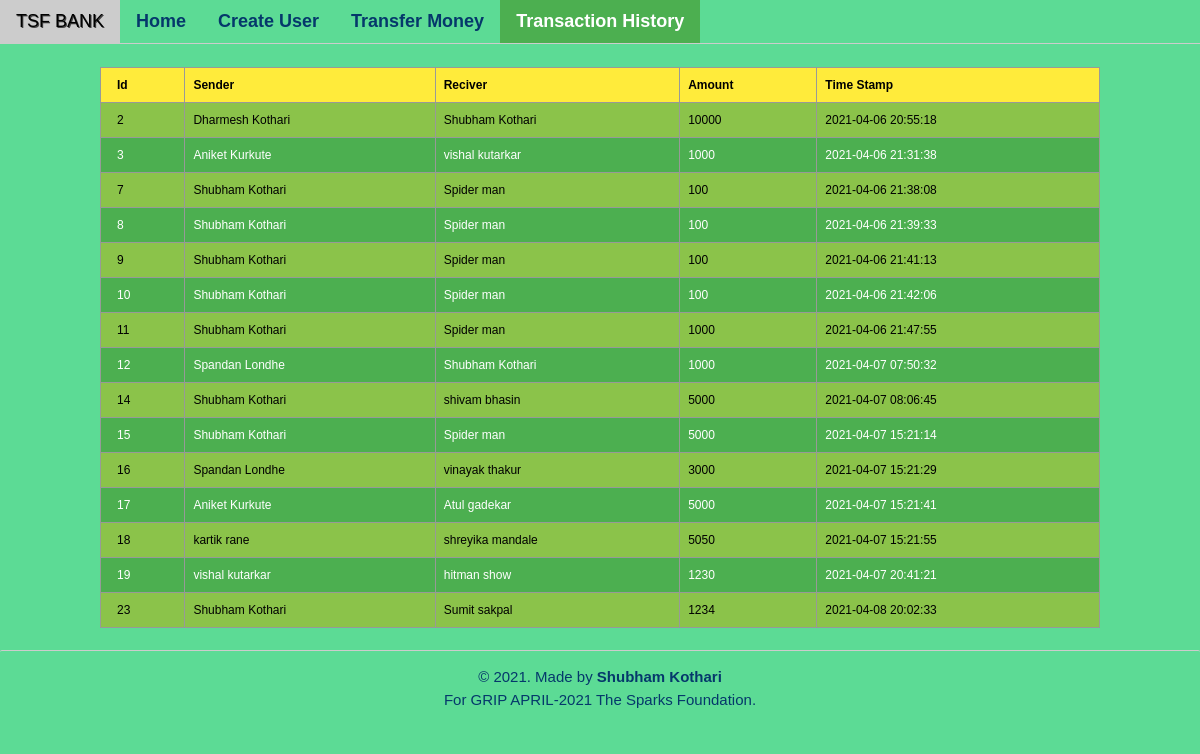
The app's page /TransactionHistory.php with its own data.
### tables this page shows
CREATE TABLE `transactions` (
  `transaction_id` int(11) NOT NULL,
  `sender_user_id` int(11) NOT NULL,
  `reciver_user_id` int(11) NOT NULL,
  `amount` int(11) NOT NULL,
  `timestamp` timestamp NOT NULL DEFAULT current_timestamp()
);

CREATE TABLE `user` (
  `id` int(11) NOT NULL,
  `first_name` varchar(10) NOT NULL,
  `last_name` varchar(10) NOT NULL,
  `email` varchar(30) NOT NULL,
  `balance` int(11) NOT NULL
);

### TransactionHistory.php (the view, shortened to what this page needs)
<?php
    require_once ".//util/header-footer.php";
    require_once ".//util/pdo.php";
?>
<!DOCTYPE html>
<html lang="en">
<body style="background-color: #5CDB95;">
?><br>
<div class="w3-row">
    <div class="w3-container" >
    <div class="w3-content" style="max-width:1000px">
            <table class="w3-table-all w3-small sk-table" style="max-height:500px;">
                <tr class="w3-yellow">
                    <th>Id</th>
                    <th>Sender</th>
                    <th>Reciver</th>
                    <th>Amount</th>
                    <th>Time Stamp</th>
                </tr>
                <?php
                    $stmt = $pdo->prepare('SELECT * FROM `user`');
                    $stmt->execute();
                    $user = $stmt->fetchall();
                    $user_data=[];
                    foreach ($user as $r){
                        $user_data[$r['id']]=array("fname"=>$r['first_name'],"lname"=>$r['last_name']);
                    }
                    $stmt = $pdo->prepare('SELECT * FROM `transactions`');
                    $stmt->execute();
                    $user = $stmt->fetchall();
                    $count=0;
                    foreach ($user as $r){
                        if ($count%2==0){
                            echo('<tr class="w3-light-green">');
                        } else{
                            echo('<tr class="w3-green">');
                        }
                        $count=$count+1;
                        echo('<td>'.$r['transaction_id'].'</td>
                            <td>'.$user_data[$r['sender_user_id']]['fname'].' '.$user_data[$r['sender_user_id']]['lname'].'</td>
                            <td>'.$user_data[$r['reciver_user_id']]['fname'].' '.$user_data[$r['reciver_user_id']]['lname'].'</td>
                            <td>'.$r['amount'].'</td>
                            <td>'.$r['timestamp'].'</td>
                        </tr>');
                    }
                ?>
            </table>
        </div>
    </div>
</div><br>
</body>
</html>

### util/w3.css (style rules this page uses)
html { box-sizing:border-box }
*,*:before,*:after { box-sizing:inherit }
html { -ms-text-size-adjust:100%;-webkit-text-size-adjust:100% }
body { margin:0 }
html,body { font-family:Verdana,sans-serif;font-size:15px;line-height:1.5 }
html { overflow-x:hidden }
.w3-table,.w3-table-all { border-collapse:collapse;border-spacing:0;width:100%;display:table }
.w3-table-all { border:1px solid #ccc }
.w3-bordered tr,.w3-table-all tr { border-bottom:1px solid #ddd }
.w3-table-all tr:nth-child(odd) { background-color:#fff }
.w3-table-all tr:nth-child(even) { background-color:#f1f1f1 }
.w3-table td,.w3-table th,.w3-table-all td,.w3-table-all th { padding:8px 8px;display:table-cell;text-align:left;vertical-align:top }
.w3-table th:first-child,.w3-table td:first-child,.w3-table-all th:first-child,.w3-table-all td:first-child { padding-left:16px }
.w3-container:after,.w3-container:before,.w3-panel:after,.w3-panel:before,.w3-row:after,.w3-row:before,.w3-row-padding:after,.w3-row-padding:before, .w3-cell-row:before,.w3-cell-row:after,.w3-clear:after,.w3-clear:before,.w3-bar:before,.w3-bar:after { content:"";display:table;clear:both }
.w3-content,.w3-auto { margin-left:auto;margin-right:auto }
.w3-content { max-width:980px }
.w3-container,.w3-panel { padding:0.01em 16px }
.w3-small { font-size:12px!important }
.w3-green,.w3-hover-green:hover { color:#fff!important;background-color:#4CAF50!important }
.w3-light-green,.w3-hover-light-green:hover { color:#000!important;background-color:#8bc34a!important }
.w3-yellow,.w3-hover-yellow:hover { color:#000!important;background-color:#ffeb3b!important }
.sk-table th { border: 1px solid rgba(153, 153, 153, 0.986); }
.sk-table td { border: 1px solid rgba(153, 153, 153, 0.986); }

### records on screen
transactions: transaction_id "2", sender_user.first_name "Dharmesh", sender_user.last_name "Kothari", reciver_user.first_name "Shubham", reciver_user.last_name "Kothari", amount "10000", timestamp "2021-04-06 20:55:18"
transactions: transaction_id "3", sender_user.first_name "Aniket", sender_user.last_name "Kurkute", reciver_user.first_name "vishal", reciver_user.last_name "kutarkar", amount "1000", timestamp "2021-04-06 21:31:38"
transactions: transaction_id "7", sender_user.first_name "Shubham", sender_user.last_name "Kothari", reciver_user.first_name "Spider", reciver_user.last_name "man", amount "100", timestamp "2021-04-06 21:38:08"
transactions: transaction_id "8", sender_user.first_name "Shubham", sender_user.last_name "Kothari", reciver_user.first_name "Spider", reciver_user.last_name "man", amount "100", timestamp "2021-04-06 21:39:33"
transactions: transaction_id "9", sender_user.first_name "Shubham", sender_user.last_name "Kothari", reciver_user.first_name "Spider", reciver_user.last_name "man", amount "100", timestamp "2021-04-06 21:41:13"
transactions: transaction_id "10", sender_user.first_name "Shubham", sender_user.last_name "Kothari", reciver_user.first_name "Spider", reciver_user.last_name "man", amount "100", timestamp "2021-04-06 21:42:06"
transactions: transaction_id "11", sender_user.first_name "Shubham", sender_user.last_name "Kothari", reciver_user.first_name "Spider", reciver_user.last_name "man", amount "1000", timestamp "2021-04-06 21:47:55"
transactions: transaction_id "12", sender_user.first_name "Spandan", sender_user.last_name "Londhe", reciver_user.first_name "Shubham", reciver_user.last_name "Kothari", amount "1000", timestamp "2021-04-07 07:50:32"
transactions: transaction_id "14", sender_user.first_name "Shubham", sender_user.last_name "Kothari", reciver_user.first_name "shivam", reciver_user.last_name "bhasin", amount "5000", timestamp "2021-04-07 08:06:45"
transactions: transaction_id "15", sender_user.first_name "Shubham", sender_user.last_name "Kothari", reciver_user.first_name "Spider", reciver_user.last_name "man", amount "5000", timestamp "2021-04-07 15:21:14"
transactions: transaction_id "16", sender_user.first_name "Spandan", sender_user.last_name "Londhe", reciver_user.first_name "vinayak", reciver_user.last_name "thakur", amount "3000", timestamp "2021-04-07 15:21:29"
transactions: transaction_id "17", sender_user.first_name "Aniket", sender_user.last_name "Kurkute", reciver_user.first_name "Atul", reciver_user.last_name "gadekar", amount "5000", timestamp "2021-04-07 15:21:41"
transactions: transaction_id "18", sender_user.first_name "kartik", sender_user.last_name "rane", reciver_user.first_name "shreyika", reciver_user.last_name "mandale", amount "5050", timestamp "2021-04-07 15:21:55"
transactions: transaction_id "19", sender_user.first_name "vishal", sender_user.last_name "kutarkar", reciver_user.first_name "hitman", reciver_user.last_name "show", amount "1230", timestamp "2021-04-07 20:41:21"
transactions: transaction_id "23", sender_user.first_name "Shubham", sender_user.last_name "Kothari", reciver_user.first_name "Sumit", reciver_user.last_name "sakpal", amount "1234", timestamp "2021-04-08 20:02:33"
